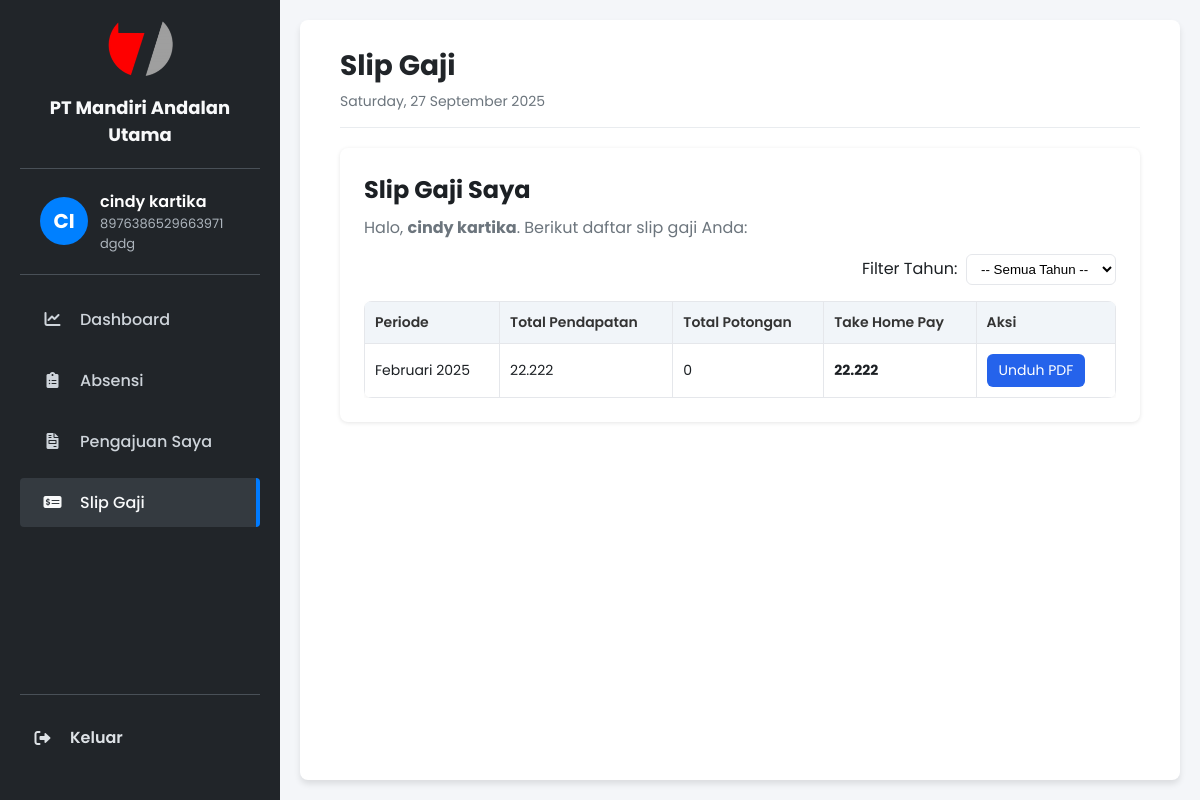
The app's page /karyawan/slipgaji/slipgaji.php (signed in) with its own data.
### tables this page shows
CREATE TABLE `karyawan` (
  `id_karyawan` bigint(20) UNSIGNED NOT NULL,
  `nama_karyawan` varchar(255) DEFAULT NULL,
  `jabatan` varchar(100) DEFAULT NULL,
  `jenis_kelamin` varchar(50) DEFAULT NULL,
  `tempat_lahir` varchar(100) DEFAULT NULL,
  `tanggal_lahir` date DEFAULT NULL,
  `alamat` varchar(255) DEFAULT NULL,
  `alamat_tinggal` varchar(255) DEFAULT NULL,
  `rt_rw` varchar(10) DEFAULT NULL,
  `kelurahan` varchar(100) DEFAULT NULL,
  `kecamatan` varchar(100) DEFAULT NULL,
  `kota_kabupaten` varchar(100) DEFAULT NULL,
  `nik_ktp` varchar(20) DEFAULT NULL,
  `pendidikan_terakhir` varchar(100) DEFAULT NULL,
  `no_hp` varchar(20) DEFAULT NULL,
  `alamat_email` varchar(255) DEFAULT NULL,
  `no_kk` varchar(20) DEFAULT NULL,
  `nama_ayah` varchar(100) DEFAULT NULL,
  `nama_ibu` varchar(100) DEFAULT NULL,
  `nik_karyawan` varchar(50) DEFAULT NULL,
  `nip` varchar(50) DEFAULT NULL,
  `penempatan` varchar(100) DEFAULT NULL,
  `nama_user` varchar(100) DEFAULT NULL,
  `kota` varchar(100) DEFAULT NULL,
  `area` varchar(100) DEFAULT NULL,
  `nomor_kontrak` varchar(100) DEFAULT NULL,
  `tanggal_pembuatan_pks` date DEFAULT NULL,
  `nomor_surat_tugas` varchar(100) DEFAULT NULL,
  `masa_penugasan` varchar(100) DEFAULT NULL,
  `tgl_aktif_masuk` date DEFAULT NULL,
  `join_date` date DEFAULT NULL,
  `end_date` date DEFAULT NULL,
  `end_date_pks` date DEFAULT NULL,
  `end_of_contract` date DEFAULT NULL,
  `status_karyawan` varchar(50) DEFAULT NULL,
  `status` varchar(50) DEFAULT NULL,
  `tgl_resign` date DEFAULT NULL,
  `cabang` varchar(100) DEFAULT NULL,
  `job` varchar(100) DEFAULT NULL,
  `channel` varchar(100) DEFAULT NULL,
  `tgl_rmu` date DEFAULT NULL,
  `nomor_rekening` varchar(50) DEFAULT NULL,
  `nama_bank` varchar(50) DEFAULT NULL,
  `gapok` decimal(10,2) DEFAULT NULL,
  `umk_ump` decimal(10,2) DEFAULT NULL,
  `tanggal_pernyataan` date DEFAULT NULL,
  `npwp` varchar(50) DEFAULT NULL,
  `status_pajak` varchar(50) DEFAULT NULL,
  `recruitment_officer` varchar(100) DEFAULT NULL,
  `team_leader` varchar(100) DEFAULT NULL,
  `recruiter` varchar(100) DEFAULT NULL,
  `tl` varchar(100) DEFAULT NULL,
  `manager` varchar(100) DEFAULT NULL,
  `nama_sm` varchar(100) DEFAULT NULL,
  `nama_sh` varchar(100) DEFAULT NULL,
  `sales_code` varchar(50) DEFAULT NULL,
  `nomor_reff` varchar(50) DEFAULT NULL,
  `no_bpjamsostek` varchar(50) DEFAULT NULL,
  `no_bpjs_kes` varchar(50) DEFAULT NULL,
  `role` enum('HRD','KARYAWAN','ADMIN') DEFAULT NULL,
  `proyek` enum('ALLO','MOLADIN','NOBU','CIMB','CNAF','BNIF','SMBCI','INTERNAL') DEFAULT NULL,
  `surat_tugas` varchar(255) DEFAULT NULL
);

CREATE TABLE `payroll` (
  `id` int(11) NOT NULL,
  `id_karyawan` bigint(20) UNSIGNED NOT NULL,
  `periode_bulan` tinyint(4) NOT NULL,
  `periode_tahun` smallint(6) NOT NULL,
  `components_json` longtext NOT NULL CHECK (json_valid(`components_json`)),
  `total_pendapatan` bigint(20) NOT NULL DEFAULT 0,
  `total_potongan` bigint(20) NOT NULL DEFAULT 0,
  `total_payroll` bigint(20) NOT NULL DEFAULT 0,
  `created_by` int(11) NOT NULL,
  `created_at` timestamp NOT NULL DEFAULT current_timestamp(),
  `updated_at` timestamp NULL DEFAULT NULL ON UPDATE current_timestamp()
);

### karyawan/slipgaji/slipgaji.php (the view, shortened to what this page needs)
<?php
$id_karyawan   = (int)$_SESSION['id_karyawan'];
$nama_karyawan = $_SESSION['nama'] ?? '';
require __DIR__ . '/../config.php';
$stmt = $conn->prepare("SELECT nik_ktp, jabatan FROM karyawan WHERE id_karyawan=? LIMIT 1");
$stmt->bind_param("i", $id_karyawan);
$stmt->execute();
$info = $stmt->get_result()->fetch_assoc() ?: ['nik_ktp'=>'', 'jabatan'=>''];
$filter_tahun = isset($_GET['year']) && ctype_digit($_GET['year']) ? (int)$_GET['year'] : 0;
if ($filter_tahun > 0) {
  $q = $conn->prepare("SELECT * FROM payroll WHERE id_karyawan=? AND periode_tahun=? ORDER BY periode_tahun DESC, periode_bulan DESC");
  $q->bind_param("ii",$id_karyawan,$filter_tahun);
} else {
  $q = $conn->prepare("SELECT * FROM payroll WHERE id_karyawan=? ORDER BY periode_tahun DESC, periode_bulan DESC");
  $q->bind_param("i",$id_karyawan);
}
$q->execute();
$res = $q->get_result();
$slips = $res->fetch_all(MYSQLI_ASSOC);
function bulanNama($b){
  $bulan = [1=>'Januari','Februari','Maret','April','Mei','Juni','Juli','Agustus','September','Oktober','November','Desember'];
  $b = (int)$b; return $bulan[$b] ?? $b;
}
?>
<!DOCTYPE html>
<html lang="id">
<head>
  <link rel="stylesheet" href="https://cdnjs.cloudflare.com/ajax/libs/font-awesome/6.0.0-beta3/css/all.min.css" />
  <link rel="stylesheet" href="../style.css" />
</head>
<body>
<div class="container">
  <aside class="sidebar">
    <div>
      <div class="company-brand">
        <img src="../image/manu.png" alt="Logo" class="company-logo">
        <p class="company-name">PT Mandiri Andalan Utama</p>
      </div>
      <div class="user-info">
        <div class="user-avatar"><?= strtoupper(substr($nama_karyawan,0,2)) ?></div>
        <div>
          <p class="user-name"><?= htmlspecialchars($nama_karyawan) ?></p>
          <p class="user-id"><?= htmlspecialchars($info['nik_ktp'] ?? '') ?></p>
          <p class="user-role"><?= htmlspecialchars($info['jabatan'] ?? '') ?></p>
        </div>
      </div>
      <nav class="sidebar-nav">
        <ul>
          <li><a href="../dashboard_karyawan.php"><i class="fas fa-chart-line"></i> Dashboard</a></li>
          <li><a href="../absensi/absensi.php"><i class="fas fa-clipboard-list"></i> Absensi</a></li>
          <li><a href="../pengajuan/pengajuan.php"><i class="fas fa-file-invoice"></i> Pengajuan Saya</a></li>
          <li class="active"><a href="./slipgaji.php"><i class="fas fa-money-check-alt"></i> Slip Gaji</a></li>
        </ul>
      </nav>
    </div>
    <div class="logout-link">
      <a href="../../logout.php"><i class="fas fa-sign-out-alt"></i> Keluar</a>
    </div>
  </aside>
  <main class="main-content">
    <header class="main-header">
      <h1>Slip Gaji</h1>
      <p class="current-date"><?= date('l, d F Y') ?></p>
    </header>
    <section class="card">
      <h2>Slip Gaji Saya</h2>
      <p class="muted">Halo, <b><?= htmlspecialchars($nama_karyawan) ?></b>. Berikut daftar slip gaji Anda:</p>
      <div class="toolbar">
        <form method="get" style="margin-left:auto">
          <label for="year">Filter Tahun:&nbsp;</label>
          <select id="year" name="year" class="select" onchange="this.form.submit()">
            <option value="">-- Semua Tahun --</option>
          </select>
        </form>
      </div>
      <div style="overflow:auto">
        <table>
          <thead>
            <tr>
              <th>Periode</th>
              <th>Total Pendapatan</th>
              <th>Total Potongan</th>
              <th>Take Home Pay</th>
              <th>Aksi</th>
            </tr>
          </thead>
          <tbody>
          <?php if(empty($slips)): ?>
            <tr><td colspan="5" style="text-align:center">Belum ada slip gaji</td></tr>
          <?php else: foreach($slips as $s): ?>
            <tr>
              <td><?= bulanNama($s['periode_bulan']).' '.$s['periode_tahun'] ?></td>
              <td><?= number_format((int)$s['total_pendapatan'],0,',','.') ?></td>
              <td><?= number_format((int)$s['total_potongan'],0,',','.') ?></td>
              <td><b><?= number_format((int)$s['total_payroll'],0,',','.') ?></b></td>
              <td>
                <a class="btn" href="../../admin/payslip/export_payroll_pdf.php?id=<?= (int)$s['id'] ?>" target="_blank">Unduh PDF</a>
              </td>
            </tr>
          <?php endforeach; endif; ?>
          </tbody>
        </table>
      </div>
    </section>
  </main>
</div>
</body>
</html>

### karyawan/style.css (style rules this page uses)
:root { --primary-color: #007bff; --dark-bg: #212529; --darker-bg: #1c2024; --text-color: #f8f9fa; --light-text-color: #ced4da; --active-bg: #343a40; --border-color: #495057; }
* { margin: 0; padding: 0; box-sizing: border-box; }
body { font-family: 'Poppins', sans-serif; background-color: #f4f7f6; color: var(--darker-bg); }
.container { display: flex; height: 100vh; }
.sidebar { width: 280px; background-color: var(--dark-bg); color: var(--text-color); display: flex; flex-direction: column; padding: 20px 0; }
.company-brand { padding: 0 20px 20px; text-align: center; border-bottom: 1px solid var(--border-color); margin-bottom: 20px; }
.company-logo { max-width: 70px; height: auto; margin-bottom: 10px; }
.company-name { font-size: 18px; font-weight: 600; color: var(--text-color); margin: 0; }
.user-info { display: flex; align-items: center; padding: 0 20px 20px; border-bottom: 1px solid var(--border-color); margin-bottom: 20px; }
.user-avatar { width: 50px; height: 50px; background-color: var(--primary-color); border-radius: 50%; display: flex; justify-content: center; align-items: center; font-size: 20px; font-weight: 600; margin-right: 15px; }
.sidebar-nav ul { list-style: none; }
.sidebar-nav li a { display: flex; align-items: center; padding: 12px 20px; color: var(--light-text-color); text-decoration: none; transition: background-color 0.2s, color 0.2s; }
.sidebar-nav li a:hover, .sidebar-nav li.active a { background-color: var(--active-bg); color: var(--text-color); }
.sidebar-nav li.active a { border-right: 4px solid var(--primary-color); }
.sidebar-nav li a i { width: 25px; text-align: center; margin-right: 15px; }
.logout-link { margin-top: auto; padding: 20px 0; border-top: 1px solid var(--border-color); }
.logout-link a { display: flex; align-items: center; padding: 12px 20px; color: var(--light-text-color); text-decoration: none; transition: background-color 0.2s, color 0.2s; }
.logout-link a i { width: 25px; text-align: center; margin-right: 15px; }
.main-content { flex-grow: 1; padding: 30px; background-color: #fff; border-radius: 8px; box-shadow: 0 4px 6px rgba(0, 0, 0, 0.1); margin: 20px; overflow: auto; }
.main-header { margin-bottom: 20px; padding-bottom: 15px; border-bottom: 1px solid #e9ecef; }
.main-header h1 { font-size: 24px; font-weight: 600; color: #343a40; }
.main-header .current-date { font-size: 14px; color: #6c757d; }
table { width: 100%; border-collapse: collapse; background-color: #fff; border-radius: 8px; overflow: hidden; box-shadow: 0 2px 5px rgba(0, 0, 0, 0.05); }
thead { background-color: #f1f1f1; }
th, td { padding: 12px 15px; text-align: left; border-bottom: 1px solid #ddd; font-size: 14px; }
th { font-weight: 600; color: #333; }
.toolbar { display: flex; justify-content: space-between; align-items: center; margin-bottom: 20px; }

### records on screen
karyawan: nik_ktp "8976386529663971", jabatan "dgdg"
payroll: periode_bulan "Februari", periode_tahun "2025", total_pendapatan "22.222", total_potongan "0", total_payroll "22.222"

### other values on screen
substr($nama_karyawan,0,2) "CI"
$nama_karyawan "cindy kartika"
